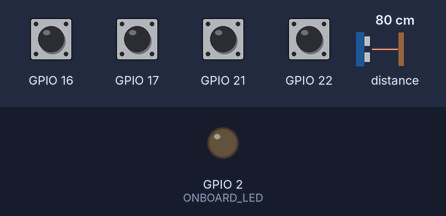
Bench run of a sketch on a simulated ESP32. Parts: output pins drawn as LEDs (lit = HIGH). The test bench sets the inputs (shaded band); at power-on: GPIO 16, GPIO 17, GPIO 21, GPIO 22 HIGH, distance to the obstacle 80 cm. What the sketch prints to the serial monitor is not drawn.

Above: at 1.8 s.
1.9 s: distance to the obstacle set to 4 cm
At 2.05 s:
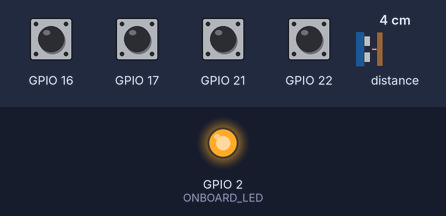
Timing chart, 0 to 4.9 s (numbered marks = the images above; inputs shaded):
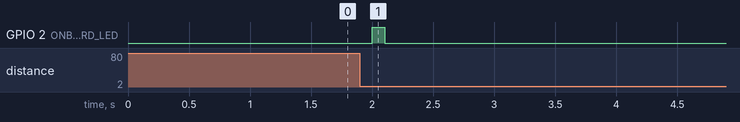

Measured:
- after the input at 1.9 s, GPIO 2 (ONBOARD_LED): LOW → HIGH after 0.10 s, → LOW 0.10 s later

The sketch:

DELTA_Door_Counter.ino
```cpp
/*
 * DELTA ENGINE - IoT Edge Room Perception System
 * Bi-Directional Door Passage Counter (Dual VL53L0X Laser ToF Sensors)
 *
 * Hardware Connections:
 *   - ESP32 Development Board (ESP-WROOM-32 on COM7)
 *   - Sensor 1 (Entry): I2C 0 (SDA = GPIO 21, SCL = GPIO 22)
 *   - Sensor 2 (Exit):  I2C 1 (SDA = GPIO 16 [RX2], SCL = GPIO 17 [TX2])
 *   - Power: 3.3V & GND to breadboard rails
 *
 * Outputs:
 *   - USB Serial at 115200 baud (Clean JSON stream for DELTA Engine)
 *   - Onboard Blue LED on GPIO 2 blinks on crossing
 */

#include <Wire.h>
#include <Adafruit_VL53L0X.h>

// I2C Pin Definitions for ESP32
#define SENSOR1_SDA 21
#define SENSOR1_SCL 22
#define SENSOR2_SDA 16  // RX2
#define SENSOR2_SCL 17  // TX2

#define ONBOARD_LED 2

// Distance threshold for hand/door passage detection (15 cm = 150 mm)
#define DISTANCE_THRESHOLD_MM 150
#define MIN_DISTANCE_MM 35 // Ignore anything under 3.5 cm (filters out close wires and surface crosstalk)

// Create two independent Adafruit_VL53L0X instances on separate I2C buses
Adafruit_VL53L0X sensor1 = Adafruit_VL53L0X();
Adafruit_VL53L0X sensor2 = Adafruit_VL53L0X();

// Directional State Machine
enum DirectionState {
  IDLE,
  ENTRY_STARTED,  // Sensor 1 triggered first
  EXIT_STARTED    // Sensor 2 triggered first
};

DirectionState currentState = IDLE;
unsigned long stateStartTime = 0;
const unsigned long STATE_TIMEOUT_MS = 2000; // Reset state if passage not completed within 2s

int totalEntries = 0;
int totalExits = 0;
int netOccupancy = 0;

bool testI2C(TwoWire &bus, int sda, int scl, uint8_t addr = 0x29) {
  pinMode(sda, INPUT_PULLUP);
  pinMode(scl, INPUT_PULLUP);
  delay(5);

  // If the line is shorted or unpowered (clamping to 0V), don't attempt transmission
  if (digitalRead(sda) == LOW || digitalRead(scl) == LOW) {
    return false;
  }

  bus.setTimeOut(30); // 30ms timeout - prevents hardware I2C hang
  bus.begin(sda, scl);
  bus.setClock(100000);
  bus.beginTransmission(addr);
  return (bus.endTransmission() == 0);
}

bool sensor1Online = false;
bool sensor2Online = false;

void setup() {
  Serial.begin(115200);
  pinMode(ONBOARD_LED, OUTPUT);
  digitalWrite(ONBOARD_LED, LOW);

  delay(500);
  Serial.println(F("\n=========================================="));
  Serial.println(F("DELTA ENGINE - IoT Door Passage Counter"));
  Serial.println(F("=========================================="));
  Serial.flush();

  struct PinPair { int sda; int scl; };

  // 1. Smart Auto-Detection for Sensor 2 (Exit) on Wire1
  Serial.println(F("Scanning pins for Sensor 2 (Exit)..."));
  int detectedSDA2 = -1;
  int detectedSCL2 = -1;
  PinPair pairs2[] = {
    {16, 17}, // Standard RX2 (GPIO 16) & TX2 (GPIO 17)
    {17, 16}, // Swapped TX2/RX2
    {4, 5},   // Alternative GPIO 4/5
    {18, 19}  // Alternative GPIO 18/19
  };

  for (auto &p : pairs2) {
    if (testI2C(Wire1, p.sda, p.scl, 0x29)) {
      detectedSDA2 = p.sda;
      detectedSCL2 = p.scl;
      break;
    }
  }

  if (detectedSDA2 != -1) {
    Serial.print(F("✅ Sensor 2 detected on SDA=GPIO "));
    Serial.print(detectedSDA2);
    Serial.print(F(", SCL=GPIO "));
    Serial.print(detectedSCL2);
    Serial.println(F("!"));

    Wire1.begin(detectedSDA2, detectedSCL2);
    Wire1.setClock(100000);
    delay(50); // Settling delay

    for (int attempt = 1; attempt <= 3; attempt++) {
      if (sensor2.begin(0x29, false, &Wire1)) {
        sensor2Online = true;
        break;
      }
      delay(60);
    }

    if (sensor2Online) {
      Serial.println(F("Initializing Sensor 2... ✅ ONLINE!"));
    } else {
      Serial.println(F("❌ Sensor 2 init failed (Try connecting VIN to 5V/VIN or check protective film)."));
    }
  } else {
    Serial.println(F("⚠️ Sensor 2 not responding on GPIO 16/17. Check wiring or power rail!"));
  }

  // 2. Smart Auto-Detection for Sensor 1 (Entry) on Wire
  Serial.println(F("Scanning pins for Sensor 1 (Entry)..."));
  int detectedSDA1 = -1;
  int detectedSCL1 = -1;
  PinPair pairs1[] = {
    {21, 22}, // Standard SENSOR1_SDA=21, SCL=22
    {22, 21}, // Swapped
    {21, 23}, // SDA=21, SCL=23
    {23, 21}, // SDA=23, SCL=21
    {22, 23}, // SDA=22, SCL=23
    {23, 22}  // SDA=23, SCL=22
  };

  for (auto &p : pairs1) {
    if (testI2C(Wire, p.sda, p.scl, 0x29)) {
      detectedSDA1 = p.sda;
      detectedSCL1 = p.scl;
      break;
    }
  }

  if (detectedSDA1 != -1) {
    Serial.print(F("✅ Sensor 1 detected on SDA=GPIO "));
    Serial.print(detectedSDA1);
    Serial.print(F(", SCL=GPIO "));
    Serial.print(detectedSCL1);
    Serial.println(F("!"));

    Wire.begin(detectedSDA1, detectedSCL1);
    Wire.setClock(100000);
    delay(50); // Settling delay

    for (int attempt = 1; attempt <= 3; attempt++) {
      if (sensor1.begin(0x29, false, &Wire)) {
        sensor1Online = true;
        break;
      }
      delay(60);
    }

    if (sensor1Online) {
      Serial.println(F("Initializing Sensor 1... ✅ ONLINE!"));
    } else {
      Serial.println(F("❌ Sensor 1 init failed (Try connecting VIN to 5V/VIN or check protective film)."));
    }
  } else {
    Serial.println(F("⚠️ Sensor 1 not responding on GPIO 21/22. Check wiring or power rail!"));
  }

  if (sensor1Online && sensor2Online) {
    Serial.println(F("\n🚀 DUAL-SENSOR MODE: Bi-directional Entry & Exit active!"));
  } else if (sensor2Online) {
    Serial.println(F("\n⚡ SINGLE-SENSOR MODE ACTIVE on Sensor 2! You can test passage right now!"));
  } else if (sensor1Online) {
    Serial.println(F("\n⚡ SINGLE-SENSOR MODE ACTIVE on Sensor 1! You can test passage right now!"));
  } else {
    Serial.println(F("\n❌ Neither sensor responded. Check 3.3V & GND power jumper rails!"));
  }
  Serial.println(F("Stand or wave hand in front of sensor to test...\n"));
  Serial.flush();
}

void loop() {
  uint16_t dist1 = 9999;
  uint16_t dist2 = 9999;

  if (sensor1Online) {
    VL53L0X_RangingMeasurementData_t measure1;
    sensor1.rangingTest(&measure1, false);
    dist1 = (measure1.RangeStatus != 4) ? measure1.RangeMilliMeter : 9999;
  }

  if (sensor2Online) {
    VL53L0X_RangingMeasurementData_t measure2;
    sensor2.rangingTest(&measure2, false);
    dist2 = (measure2.RangeStatus != 4) ? measure2.RangeMilliMeter : 9999;
  }

  bool triggered1 = (dist1 <= DISTANCE_THRESHOLD_MM && dist1 >= MIN_DISTANCE_MM);
  bool triggered2 = (dist2 <= DISTANCE_THRESHOLD_MM && dist2 >= MIN_DISTANCE_MM);

  unsigned long now = millis();

  // Print detection ONLY when a target is actually detected (NO spam when clear)
  static bool wasTriggered = false;
  bool isTriggeredNow = (triggered1 || triggered2);

  if (isTriggeredNow && !wasTriggered) {
    wasTriggered = true;
    if (sensor1Online && sensor2Online) {
      Serial.print(F("\n🎯 [PASSAGE IN PROGRESS] S1: "));
      Serial.print(dist1);
      Serial.print(F(" mm | S2: "));
      Serial.print(dist2);
      Serial.println(F(" mm"));
    } else {
      Serial.print(F("\n🎯 [TARGET DETECTED] Distance: "));
      Serial.print(sensor2Online ? dist2 : dist1);
      Serial.println(F(" mm in crossing zone!"));
    }
    Serial.flush();
  } else if (!isTriggeredNow && wasTriggered) {
    wasTriggered = false;
  }

  // If only Sensor 2 is online, operate in camera-fused single-sensor mode
  if (!sensor1Online && sensor2Online) {
    static bool s2HandHandled = false;
    if (triggered2 && !s2HandHandled) {
      s2HandHandled = true;
      sendEvent("DOOR_TRIGGER", 0, dist2);
      blinkLed();
      delay(250); // Clean debounce
    } else if (!triggered2) {
      s2HandHandled = false;
    }
    delay(15);
    return;
  }

  // If only Sensor 1 is online, operate in camera-fused single-sensor mode
  if (sensor1Online && !sensor2Online) {
    static bool s1HandHandled = false;
    if (triggered1 && !s1HandHandled) {
      s1HandHandled = true;
      sendEvent("DOOR_TRIGGER", dist1, 0);
      blinkLed();
      delay(250); // Clean debounce
    } else if (!triggered1) {
      s1HandHandled = false;
    }
    delay(15);
    return;
  }

  // Dual-sensor directional state machine
  if (currentState != IDLE && (now - stateStartTime > STATE_TIMEOUT_MS)) {
    currentState = IDLE;
  }

  switch (currentState) {
    case IDLE:
      if (triggered1 && !triggered2) {
        currentState = ENTRY_STARTED;
        stateStartTime = now;
      } else if (triggered2 && !triggered1) {
        currentState = EXIT_STARTED;
        stateStartTime = now;
      }
      break;

    case ENTRY_STARTED:
      if (triggered2) {
        totalEntries++;
        netOccupancy++;
        sendEvent("ENTRY", dist1, dist2);
        blinkLed();
        currentState = IDLE;
        delay(150);
      }
      break;

    case EXIT_STARTED:
      if (triggered1) {
        totalExits++;
        if (netOccupancy > 0) netOccupancy--;
        sendEvent("EXIT", dist1, dist2);
        blinkLed();
        currentState = IDLE;
        delay(150);
      }
      break;
  }

  delay(15);
}

void blinkLed() {
  Serial.print(F("💡 [LED BLINK] Passage registered | Live Occupancy: "));
  Serial.print(netOccupancy);
  Serial.println(F(" Pax"));
  Serial.flush();
  digitalWrite(ONBOARD_LED, HIGH);
  delay(100);
  digitalWrite(ONBOARD_LED, LOW);
}

void sendEvent(const char* eventType, uint16_t d1, uint16_t d2) {
  // Output clean JSON format directly to Serial (read by DELTA Engine Python bridge)
  Serial.print(F("{\"event\":\""));
  Serial.print(eventType);
  Serial.print(F("\",\"hallId\":\"hall-1\",\"netOccupancy\":"));
  Serial.print(netOccupancy);
  Serial.print(F(",\"entries\":"));
  Serial.print(totalEntries);
  Serial.print(F(",\"exits\":"));
  Serial.print(totalExits);
  Serial.print(F(",\"dist1\":"));
  Serial.print(d1);
  Serial.print(F(",\"dist2\":"));
  Serial.print(d2);
  Serial.println(F("}"));
  Serial.flush();
}
```
